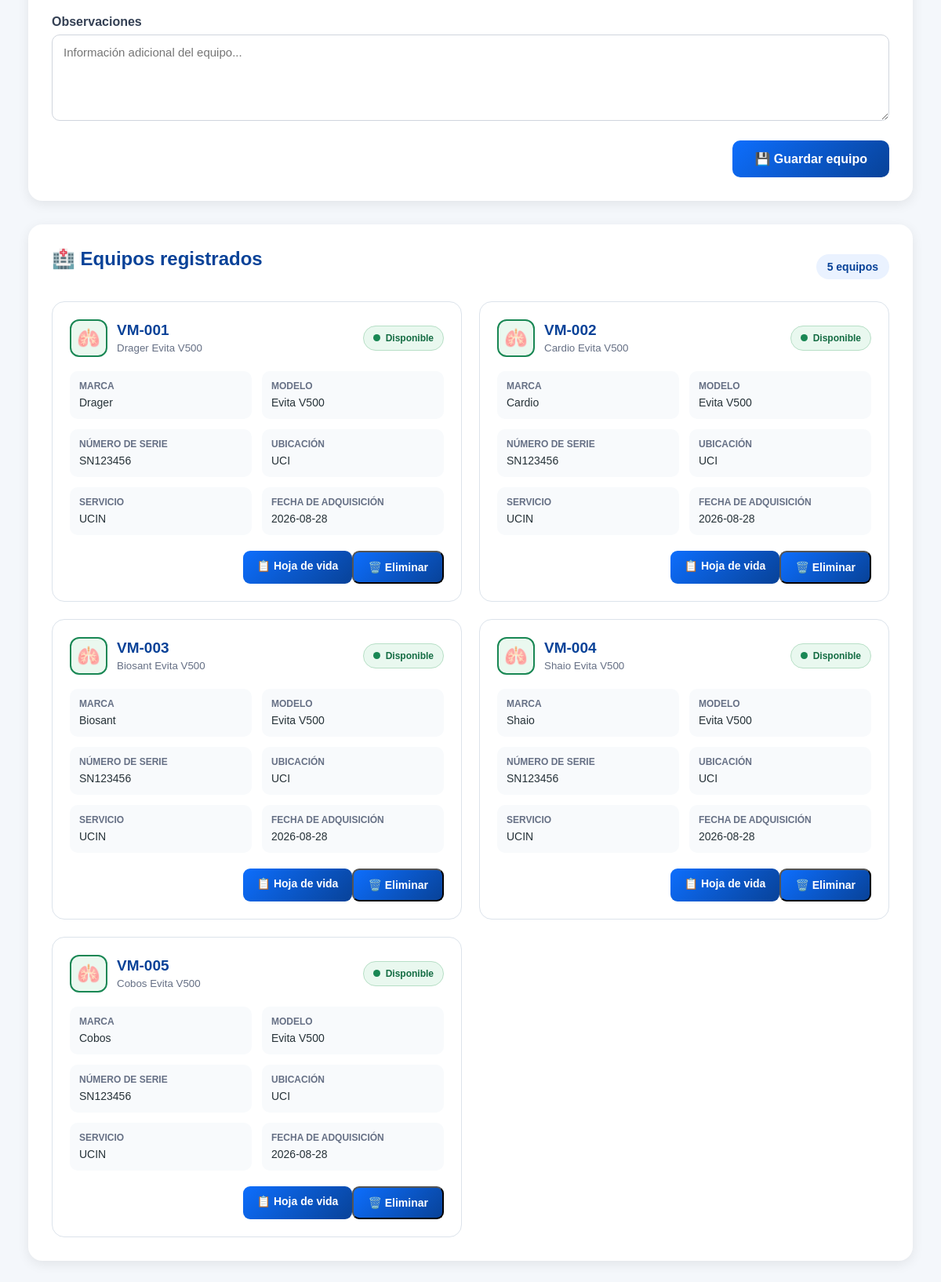
The page /equipos (lower part) on the database as committed earlier.
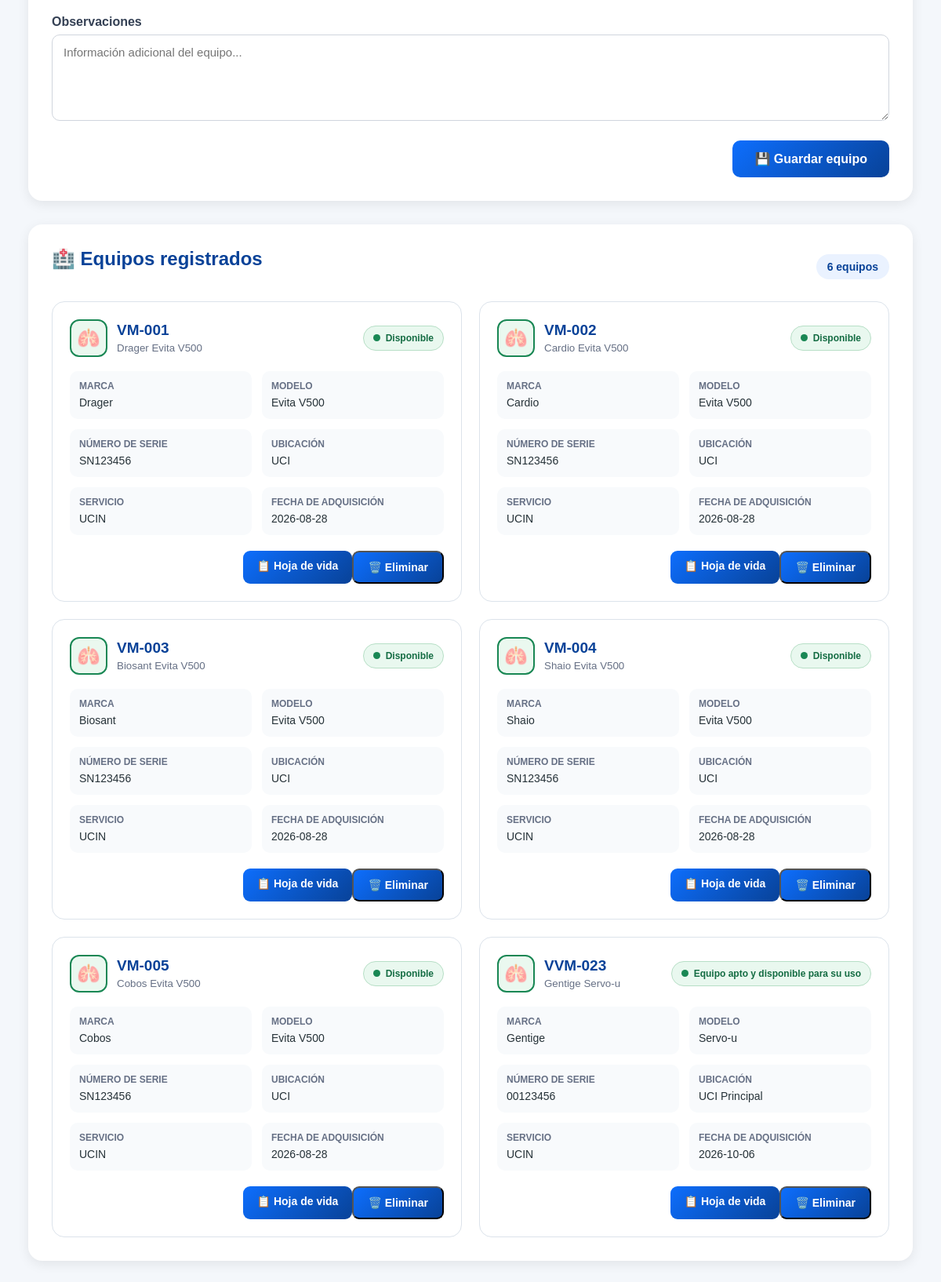
The same page on the database as committed later.
### tables this page shows
CREATE TABLE equipos (
            id INTEGER PRIMARY KEY AUTOINCREMENT,
            codigo TEXT NOT NULL,
            marca TEXT NOT NULL,
            modelo TEXT NOT NULL,
            serie TEXT NOT NULL,
            ubicacion TEXT NOT NULL,
            servicio TEXT NOT NULL,
            estado TEXT NOT NULL,
            fecha TEXT,
            observaciones TEXT
        );

### app.py (the view, shortened to what this page needs)
@app.route("/equipos", methods=["GET", "POST"])
def equipos():
    conexion = conectar_bd()
    equipos_registrados = conexion.execute("""
        SELECT *
        FROM equipos
        ORDER BY codigo ASC
    """).fetchall()
    conexion.close()
    return render_template(
        "equipos.html",
        equipos=equipos_registrados
    )

### app.py (called while the page is built)
@app.after_request
def forzar_utf8(response):
    if response.content_type.startswith("text/html"):
        response.headers["Content-Type"] = "text/html; charset=utf-8"
    return response

def conectar_bd():
    conexion = sqlite3.connect(DATABASE)
    conexion.row_factory = sqlite3.Row
    return conexion

### templates/equipos.html (shortened to what this page needs)
<!DOCTYPE html>
<html lang="es">
<head>
</head>
<body>
<main class="contenedor">
    <section class="tarjeta">
        <form method="POST" action="/equipos">
            <div class="form-grid">
                <div class="campo campo-completo">
                    <label for="observaciones">Observaciones</label>
                    <textarea id="observaciones"
                              name="observaciones"
                              placeholder="Informaci&oacute;n adicional del equipo..."></textarea>
                </div>
            </div>
            <div class="zona-boton">
                <button type="submit" class="btn-guardar">
                    &#x1F4BE; Guardar equipo
                </button>
            </div>
        </form>
    </section>
    <section class="tarjeta">
        <div class="encabezado-equipos">
            <h2>&#x1F3E5; Equipos registrados</h2>
            <span class="contador">
                {{ equipos|length }}
                {% if equipos|length == 1 %}
                    equipo
                {% else %}
                    equipos
                {% endif %}
            </span>
        </div>
        {% if equipos %}
        <div class="equipos-grid">
            {% for equipo in equipos %}
            <article class="equipo-card">
                <div class="equipo-header">
                    <div class="equipo-identificacion">
                        <div class="equipo-icono">
                            &#x1FAC1;
                        </div>
                        <div>
                            <h3>{{ equipo.codigo }}</h3>
                            <small>
                                {{ equipo.marca }} {{ equipo.modelo }}
                            </small>
                        </div>
                    </div>
                    <div class="estado">
                        <span class="estado-punto"></span>
                        {{ equipo.estado }}
                    </div>
                </div>
                <div class="informacion">
                    <div class="dato">
                        <strong>Marca</strong>
                        <span>{{ equipo.marca }}</span>
                    </div>
                    <div class="dato">
                        <strong>Modelo</strong>
                        <span>{{ equipo.modelo }}</span>
                    </div>
                    <div class="dato">
                        <strong>N&uacute;mero de serie</strong>
                        <span>{{ equipo.serie }}</span>
                    </div>
                    <div class="dato">
                        <strong>Ubicaci&oacute;n</strong>
                        <span>{{ equipo.ubicacion }}</span>
                    </div>
                    <div class="dato">
                        <strong>Servicio</strong>
                        <span>{{ equipo.servicio }}</span>
                    </div>
                    <div class="dato">
                        <strong>Fecha de adquisici&oacute;n</strong>
                        <span>
                            {% if equipo.fecha %}
                                {{ equipo.fecha }}
                            {% else %}
                                No registrada
                            {% endif %}
                        </span>
                    </div>
                </div>
                <div class="acciones-equipo">
                    <a href="{{ url_for('hoja_vida', id=equipo.id) }}"
                       class="btn-hoja-vida">
                        📋 Hoja de vida
                    </a>
                    <form action="{{ url_for('eliminar_equipo', id=equipo['id']) }}" method="POST"
      onsubmit="return confirm('¿Está seguro de eliminar este equipo?');">
    <button type="submit" class="btn-eliminar">
    🗑️ Eliminar
</button>
</form>
                </div>
            </article>
            {% endfor %}
        </div>
        {% endif %}
    </section>
</main>
</body>
</html>

Rows that differ between the two databases and show on the page:
added equipos: codigo "VVM-023", marca "Gentige", modelo "Servo-u", estado "Equipo apto y disponible para su uso", serie "00123456", ubicacion "UCI Principal", servicio "UCIN", fecha "2026-10-06"
Other text that changed with them:
{{ equipos|length }}: "5" → "6"
